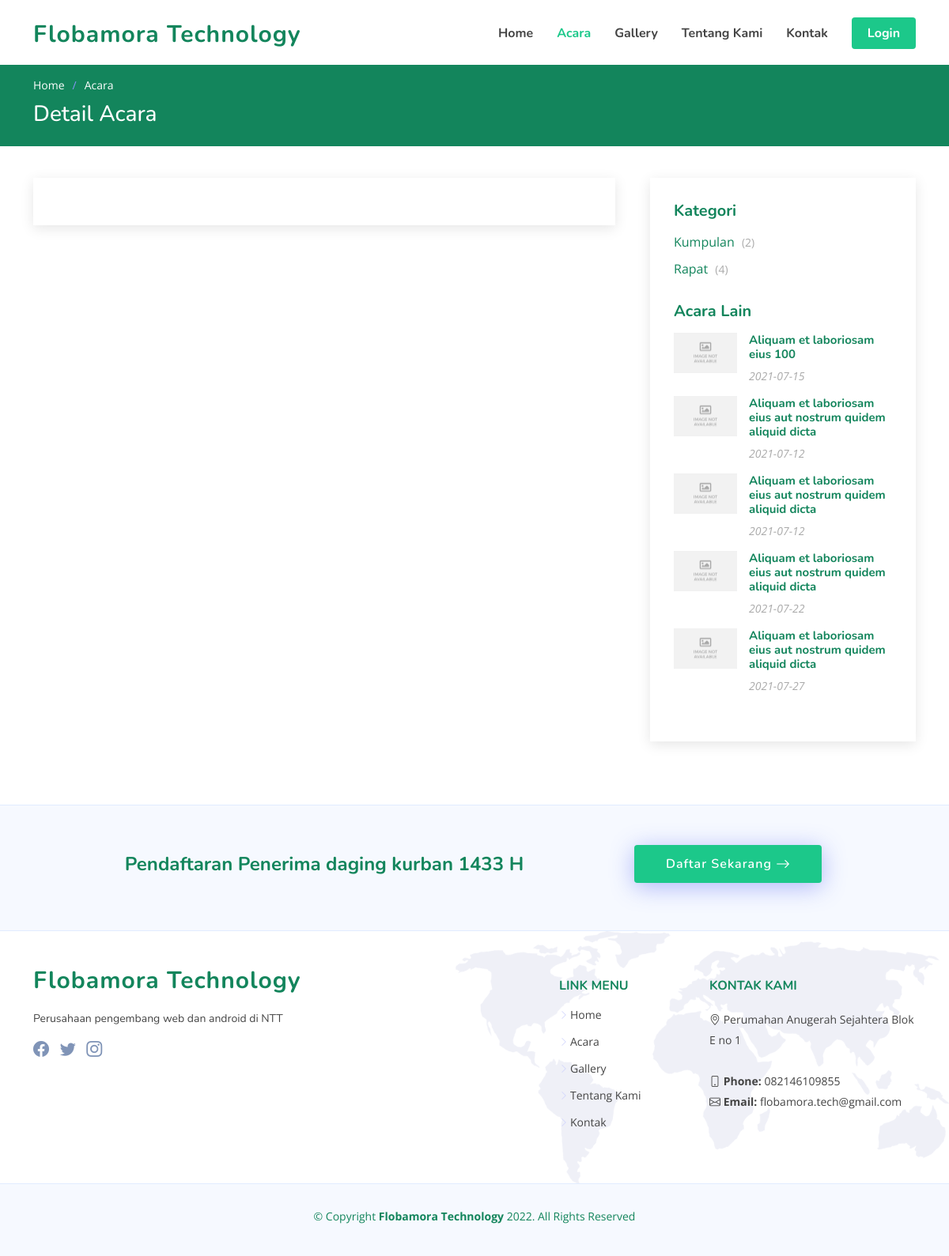
The app's page /index.php/detail_acara with its own data.
### tables this page shows
CREATE TABLE `website` (
  `id` int(11) NOT NULL,
  `nama` varchar(250) NOT NULL,
  `deskripsi` text NOT NULL,
  `alamat` varchar(250) NOT NULL,
  `kab` varchar(250) NOT NULL,
  `logo` varchar(250) NOT NULL,
  `fav` varchar(100) NOT NULL,
  `img_login` varchar(100) NOT NULL,
  `img_login_admin` varchar(250) NOT NULL,
  `email` varchar(255) NOT NULL,
  `telp` varchar(255) NOT NULL,
  `maps` text NOT NULL,
  `link_fb` varchar(255) NOT NULL,
  `link_ig` varchar(255) NOT NULL,
  `link_tw` varchar(255) NOT NULL
);

CREATE TABLE `kategori_acara` (
  `id` int(11) NOT NULL,
  `nama` varchar(255) NOT NULL,
  `uniq` varchar(255) NOT NULL
);

CREATE TABLE `acara` (
  `id` int(11) NOT NULL,
  `judul` varchar(150) NOT NULL,
  `deskripsi` text NOT NULL,
  `id_kat` int(11) NOT NULL,
  `img` varchar(250) NOT NULL,
  `tempat` varchar(255) NOT NULL,
  `jam` varchar(250) NOT NULL,
  `tgl` date NOT NULL,
  `id_peng` int(11) NOT NULL
);

CREATE TABLE `home` (
  `id` int(11) NOT NULL,
  `judul` varchar(255) NOT NULL,
  `isi` varchar(255) NOT NULL,
  `tombol` varchar(100) NOT NULL,
  `link` varchar(255) NOT NULL,
  `img` varchar(250) NOT NULL
);

### application/controllers/Detail_acara.php (called while the page is built, shortened)
<?php
class Detail_acara extends CI_Controller
{
    public function index()
    {
        $id = $this->input->get('id');
        $data['menu'] = 'acara';
        $data['web'] =  $this->db->get('website')->row_array();
        $data['home'] =  $this->db->get('home')->row_array();
        $data['detail'] =  $this->db->get_where('acara', ['id' => $id])->result_array();
        $data['kategori'] =  $this->db->get('kategori_acara')->result_array();
        $this->db->where_not_in('id', $id);
        $data['acara_lain'] =  $this->db->get('acara', 5)->result_array();
        $this->load->view('frontend/header', $data);
        $this->load->view('frontend/detail_acara', $data);
        $this->load->view('frontend/footer', $data);
    }
}

### index.php (called while the page is built, shortened)
<?php
require_once BASEPATH.'core/CodeIgniter.php';

### application/views/frontend/detail_acara.php (the view, shortened to what this page needs)
<main id="main">
    <section class="breadcrumbs">
        <div class="container">
            <ol>
                <li><a href="<?= base_url('home'); ?>">Home</a></li>
                <li><a href="<?= base_url('acara'); ?>">Acara</a></li>
            </ol>
            <h2>Detail Acara</h2>
        </div>
    </section>
    <section id="blog" class="blog">
        <div class="container" data-aos="fade-up">
            <div class="row">
                <div class="col-lg-8 entries">
                    <article class="entry entry-single">
                </div>
                <div class="col-lg-4">
                    <div class="sidebar">
                        <h3 class="sidebar-title">Kategori</h3>
                        <div class="sidebar-item categories">
                            <ul>
                                <?php foreach ($kategori as $k) : ?>
                                    <?php $sum_kat = $this->db->get_where('acara', ['id_kat' => $k['id']])->num_rows(); ?>
                                    <li><a href="<?= base_url('kategori_acara/' . $k['uniq']); ?>"><?= $k['nama'] ?> <span>(<?= $sum_kat ?>)</span></a></li>
                                <?php endforeach ?>
                            </ul>
                        </div>
                        <h3 class="sidebar-title">Acara Lain</h3>
                        <div class="sidebar-item recent-posts">
                            <?php foreach ($acara_lain as $a) : ?>
                                <div class="post-item clearfix">
                                    <img src="<?= base_url('assets/'); ?>img/blog/<?= $a['img'] ?>" alt="">
                                    <h4><a href="<?= base_url('detail_acara?id=' . $a['id']); ?>"><?= $a['judul'] ?></a></h4>
                                    <time datetime="2020-01-01"><?= $a['tgl'] ?></time>
                                </div>
                            <?php endforeach ?>
                        </div>
                    </div>
                </div>
            </div>
        </div>
    </section>
</main>

### application/views/frontend/header.php (shortened to what this page needs)
<!DOCTYPE html>
<html lang="en">
<head>
  <link href="<?= base_url('assets/'); ?>vendor/bootstrap/css/bootstrap.min.css" rel="stylesheet">
  <link href="<?= base_url('assets/'); ?>vendor/bootstrap-icons/bootstrap-icons.css" rel="stylesheet">
  <link href="<?= base_url('assets/'); ?>vendor/aos/aos.css" rel="stylesheet">
  <link href="<?= base_url('assets/'); ?>vendor/remixicon/remixicon.css" rel="stylesheet">
  <link href="<?= base_url('assets/'); ?>vendor/swiper/swiper-bundle.min.css" rel="stylesheet">
  <link href="<?= base_url('assets/'); ?>vendor/glightbox/css/glightbox.min.css" rel="stylesheet">
  <link href="<?= base_url('assets/'); ?>css/style.css" rel="stylesheet">
  <link href="<?= base_url('assets/') ?>select2/dist/css/select2.min.css" rel="stylesheet" />
</head>
<body>
  <header id="header" class="header fixed-top">
    <div class="container-fluid container-xl d-flex align-items-center justify-content-between">
      <a href="<?= base_url('home'); ?>" class="logo d-flex align-items-center">
        <span><?= $web['nama'] ?></span>
      </a>
      <nav id="navbar" class="navbar">
        <ul>
          <li><a class="nav-link scrollto <?php if ($menu == 'home') {
                                            echo 'active';
                                          } ?>" href="<?= base_url('home'); ?>">Home</a></li>
          <li><a class="nav-link scrollto <?php if ($menu == 'acara') {
                                            echo 'active';
                                          } ?>" href="<?= base_url('acara'); ?>">Acara</a></li>
          <li><a class="nav-link scrollto <?php if ($menu == 'gallery') {
                                            echo 'active';
                                          } ?>" href="<?= base_url('gallery'); ?>">Gallery</a></li>
          <li><a class="nav-link scrollto <?php if ($menu == 'about') {
                                            echo 'active';
                                          } ?>" href="<?= base_url('about'); ?>">Tentang Kami</a></li>
          <li><a class="nav-link scrollto <?php if ($menu == 'kontak') {
                                            echo 'active';
                                          } ?>" href="<?= base_url('kontak'); ?>">Kontak</a></li>
          <li><a class="getstarted scrollto" href="<?= base_url('auth'); ?>">Login</a></li>
        </ul>
      </nav>
    </div>
  </header>

### application/views/frontend/footer.php (shortened to what this page needs)
<footer id="footer" class="footer">
  <div class="footer-newsletter">
    <div class="container">
      <div class="row justify-content-center">
        <div class="col-lg-8 text-center">
          <h4><?= $home['judul'] ?></h4>
        </div>
        <div class="col-lg-4 text-center text-lg-start">
          <a href="<?= base_url($home['link']); ?>" class="btn-get-started scrollto d-inline-flex align-items-center justify-content-center align-self-center">
            <span><?= $home['tombol'] ?></span>
            <i class="bi bi-arrow-right"></i>
          </a>
        </div>
      </div>
    </div>
  </div>
  <div class="footer-top">
    <div class="container">
      <div class="row gy-4">
        <div class="col-lg-5 col-md-12 footer-info">
          <a href="<?= base_url('home'); ?>" class="logo d-flex align-items-center">
            <span><?= $web['nama'] ?></span>
          </a>
          <br />
          <p><?= $web['deskripsi'] ?></p>
          <div class="social-links mt-3">
            <?php if (!empty($web['link_fb'])) : ?>
              <a target="_blank" href="<?= $web['link_fb'] ?>" class="facebook"><i class="bi bi-facebook"></i></a>
            <?php endif ?>
            <?php if (!empty($web['link_tw'])) : ?>
              <a target="_blank" href="<?= $web['link_tw'] ?>" class="twitter"><i class="bi bi-twitter"></i></a>
            <?php endif ?>
            <?php if (!empty($web['link_ig'])) : ?>
              <a target="_blank" href="<?= $web['link_ig'] ?>" class="instagram"><i class="bi bi-instagram bx bxl-instagram"></i></a>
            <?php endif ?>
          </div>
        </div>
        <div style="display:blok;" id="foter-hide" class="col-lg-2 col-6 footer-links">
          <h4></h4>
          <ul>
            <li></li>
            <li></li>
            <li></li>
            <li></li>
            <li></li>
          </ul>
        </div>
        <div class="col-lg-2 col-6 footer-links">
          <h4>Link Menu</h4>
          <ul>
            <li><i class="bi bi-chevron-right"></i> <a href="<?= base_url('home'); ?>">Home</a></li>
            <li><i class="bi bi-chevron-right"></i> <a href="<?= base_url('acara'); ?>">Acara</a></li>
            <li><i class="bi bi-chevron-right"></i> <a href="<?= base_url('gallery'); ?>">Gallery</a></li>
            <li><i class="bi bi-chevron-right"></i> <a href="<?= base_url('about'); ?>">Tentang Kami</a></li>
            <li><i class="bi bi-chevron-right"></i> <a href="<?= base_url('kontak'); ?>">Kontak</a></li>
          </ul>
        </div>
        <div class="col-lg-3 col-md-12 footer-contact text-center text-md-start">
          <h4>Kontak Kami</h4>
          <p>
            <i class="bi bi-geo-alt"></i> <?= $web['alamat'] ?> <br><br>
            <strong><i class="bi bi-phone"></i> Phone:</strong> <?= $web['telp'] ?><br>
            <strong><i class="bi bi-envelope"></i> Email:</strong> <?= $web['email'] ?><br>
          </p>
        </div>
      </div>
    </div>
  </div>
  <div class="container">
    <div class="copyright">
      &copy; Copyright <strong><span><?= $web['nama'] ?></span></strong> <?= date('Y') ?>. All Rights Reserved
    </div>
    <div class="credits">
    </div>
  </div>
</footer>
</body>
</html>

### records on screen
website: nama "Flobamora Technology", deskripsi "Perusahaan pengembang web dan android di NTT", alamat "Perumahan Anugerah Sejahtera Blok E no 1", telp "082146109855", email "flobamora.tech@gmail.com"
kategori_acara: nama "Kumpulan", sum_kat "2"
kategori_acara: nama "Rapat", sum_kat "4"
acara: img (placeholder picture), judul "Aliquam et laboriosam eius 100", tgl "2021-07-15"
acara: img (placeholder picture), judul "Aliquam et laboriosam eius aut nostrum quidem aliquid dicta", tgl "2021-07-12"
acara: img (placeholder picture), judul "Aliquam et laboriosam eius aut nostrum quidem aliquid dicta", tgl "2021-07-12"
acara: img (placeholder picture), judul "Aliquam et laboriosam eius aut nostrum quidem aliquid dicta", tgl "2021-07-22"
acara: img (placeholder picture), judul "Aliquam et laboriosam eius aut nostrum quidem aliquid dicta", tgl "2021-07-27"
home: judul "Pendaftaran Penerima daging kurban 1433 H", tombol "Daftar Sekarang"
